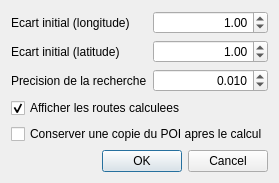
<?xml version="1.0" encoding="UTF-8"?>
<ui version="4.0">
 <class>finePosit_ui</class>
 <widget class="QDialog" name="finePosit_ui">
  <property name="geometry">
   <rect>
    <x>0</x>
    <y>0</y>
    <width>279</width>
    <height>163</height>
   </rect>
  </property>
  <property name="windowTitle">
   <string>Dialog</string>
  </property>
  <layout class="QVBoxLayout" name="verticalLayout">
   <item>
    <layout class="QFormLayout" name="formLayout">
     <property name="formAlignment">
      <set>Qt::AlignCenter</set>
     </property>
     <item row="0" column="0">
      <widget class="QLabel" name="label">
       <property name="text">
        <string>Ecart initial (longitude)</string>
       </property>
      </widget>
     </item>
     <item row="0" column="1">
      <widget class="QDoubleSpinBox" name="etendueLon">
       <property name="alignment">
        <set>Qt::AlignRight|Qt::AlignTrailing|Qt::AlignVCenter</set>
       </property>
       <property name="minimum">
        <double>-3.000000000000000</double>
       </property>
       <property name="maximum">
        <double>3.000000000000000</double>
       </property>
       <property name="singleStep">
        <double>1.000000000000000</double>
       </property>
       <property name="value">
        <double>1.000000000000000</double>
       </property>
      </widget>
     </item>
     <item row="1" column="0">
      <widget class="QLabel" name="label_3">
       <property name="text">
        <string>Ecart initial (latitude)</string>
       </property>
      </widget>
     </item>
     <item row="1" column="1">
      <widget class="QDoubleSpinBox" name="etendueLat">
       <property name="alignment">
        <set>Qt::AlignRight|Qt::AlignTrailing|Qt::AlignVCenter</set>
       </property>
       <property name="minimum">
        <double>-3.000000000000000</double>
       </property>
       <property name="maximum">
        <double>3.000000000000000</double>
       </property>
       <property name="singleStep">
        <double>1.000000000000000</double>
       </property>
       <property name="value">
        <double>1.000000000000000</double>
       </property>
      </widget>
     </item>
     <item row="2" column="0">
      <widget class="QLabel" name="label_2">
       <property name="text">
        <string>Precision de la recherche</string>
       </property>
      </widget>
     </item>
     <item row="2" column="1">
      <widget class="QDoubleSpinBox" name="step">
       <property name="alignment">
        <set>Qt::AlignRight|Qt::AlignTrailing|Qt::AlignVCenter</set>
       </property>
       <property name="decimals">
        <number>3</number>
       </property>
       <property name="minimum">
        <double>0.001000000000000</double>
       </property>
       <property name="maximum">
        <double>1.000000000000000</double>
       </property>
       <property name="singleStep">
        <double>0.010000000000000</double>
       </property>
       <property name="value">
        <double>0.010000000000000</double>
       </property>
      </widget>
     </item>
    </layout>
   </item>
   <item>
    <widget class="QCheckBox" name="drawRoute">
     <property name="text">
      <string>Afficher les routes calculees</string>
     </property>
     <property name="checked">
      <bool>true</bool>
     </property>
    </widget>
   </item>
   <item>
    <widget class="QCheckBox" name="keepOldMe">
     <property name="text">
      <string>Conserver une copie du POI apres le calcul</string>
     </property>
     <property name="checked">
      <bool>false</bool>
     </property>
    </widget>
   </item>
   <item>
    <widget class="QDialogButtonBox" name="buttonBox">
     <property name="orientation">
      <enum>Qt::Horizontal</enum>
     </property>
     <property name="standardButtons">
      <set>QDialogButtonBox::Cancel|QDialogButtonBox::Ok</set>
     </property>
    </widget>
   </item>
  </layout>
 </widget>
 <tabstops>
  <tabstop>etendueLon</tabstop>
  <tabstop>etendueLat</tabstop>
  <tabstop>step</tabstop>
  <tabstop>drawRoute</tabstop>
  <tabstop>buttonBox</tabstop>
 </tabstops>
 <resources/>
 <connections>
  <connection>
   <sender>buttonBox</sender>
   <signal>accepted()</signal>
   <receiver>finePosit_ui</receiver>
   <slot>accept()</slot>
   <hints>
    <hint type="sourcelabel">
     <x>248</x>
     <y>254</y>
    </hint>
    <hint type="destinationlabel">
     <x>157</x>
     <y>274</y>
    </hint>
   </hints>
  </connection>
  <connection>
   <sender>buttonBox</sender>
   <signal>rejected()</signal>
   <receiver>finePosit_ui</receiver>
   <slot>reject()</slot>
   <hints>
    <hint type="sourcelabel">
     <x>316</x>
     <y>260</y>
    </hint>
    <hint type="destinationlabel">
     <x>286</x>
     <y>274</y>
    </hint>
   </hints>
  </connection>
 </connections>
</ui>
